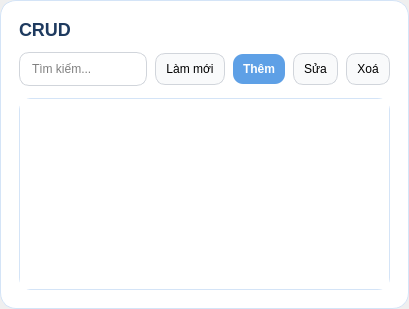
<?xml version="1.0" encoding="UTF-8"?>
<ui version="4.0">
 <class>CrudPage</class>
 <widget class="QWidget" name="CrudPage">
  <layout class="QVBoxLayout" name="verticalLayout">
   <property name="leftMargin">
    <number>0</number>
   </property>
   <property name="topMargin">
    <number>0</number>
   </property>
   <property name="rightMargin">
    <number>0</number>
   </property>
   <property name="bottomMargin">
    <number>0</number>
   </property>
   <property name="spacing">
    <number>12</number>
   </property>
   <item>
    <widget class="QFrame" name="card" native="true">
     <property name="styleSheet">
      <string notr="true">QFrame#card{background:#ffffff;border:1px solid #d4e4f7;border-radius:16px;} QLabel#lblTitle{font-size:18px;font-weight:700;color:#1e3a5f;} QLineEdit{padding:8px 10px;border:1px solid #d1d5db;border-radius:10px;} QLineEdit:focus{border:1px solid #5ea0e6;} QPushButton{padding:8px 10px;border-radius:10px;border:1px solid #d1d5db;background:#f9fafb;} QPushButton:hover{background:#f3f4f6;} QPushButton#btnAdd{background:#5ea0e6;border:none;color:white;font-weight:600;} QPushButton#btnAdd:hover{background:#4a8fd4;} QPushButton#btnAdd:pressed{background:#3d82c4;} QTableView{border:1px solid #d4e4f7;border-radius:12px;}</string>
     </property>
     <layout class="QVBoxLayout" name="cardLayout">
      <property name="leftMargin">
       <number>18</number>
      </property>
      <property name="topMargin">
       <number>18</number>
      </property>
      <property name="rightMargin">
       <number>18</number>
      </property>
      <property name="bottomMargin">
       <number>18</number>
      </property>
      <property name="spacing">
       <number>12</number>
      </property>
      <item>
       <widget class="QLabel" name="lblTitle">
        <property name="text">
         <string>CRUD</string>
        </property>
       </widget>
      </item>
      <item>
       <layout class="QHBoxLayout" name="toolbarLayout">
        <property name="spacing">
         <number>8</number>
        </property>
        <item>
         <widget class="QLineEdit" name="lineSearch">
          <property name="placeholderText">
           <string>Tìm kiếm...</string>
          </property>
         </widget>
        </item>
        <item>
         <widget class="QPushButton" name="btnRefresh">
          <property name="text">
           <string>Làm mới</string>
          </property>
         </widget>
        </item>
        <item>
         <widget class="QPushButton" name="btnAdd">
          <property name="text">
           <string>Thêm</string>
          </property>
         </widget>
        </item>
        <item>
         <widget class="QPushButton" name="btnEdit">
          <property name="text">
           <string>Sửa</string>
          </property>
         </widget>
        </item>
        <item>
         <widget class="QPushButton" name="btnDelete">
          <property name="text">
           <string>Xoá</string>
          </property>
         </widget>
        </item>
       </layout>
      </item>
      <item>
       <widget class="QTableView" name="tableView"/>
      </item>
     </layout>
    </widget>
   </item>
  </layout>
 </widget>
 <resources/>
 <connections/>
</ui>
